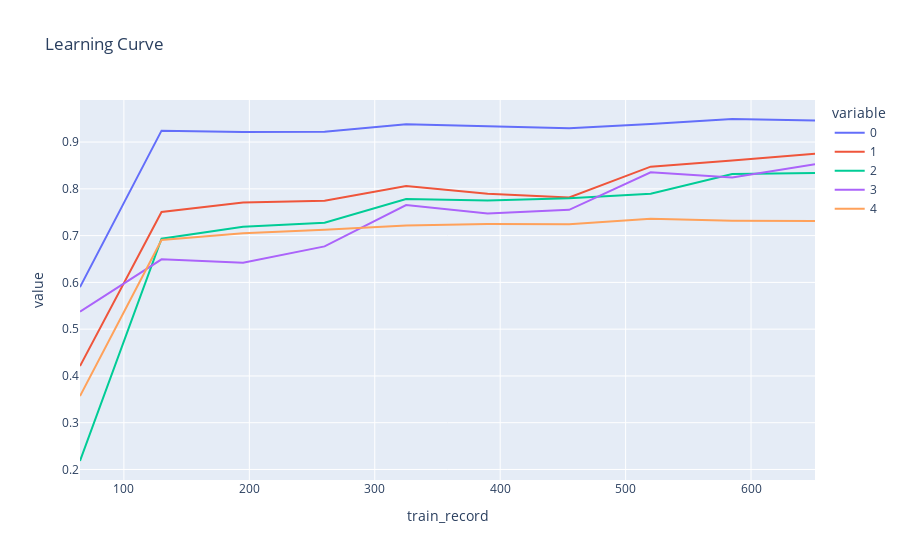

Source (notebook cell):
### Code cell
px.line(test_scores_df, x='train_record', y=[0,1,2,3,4], title='Learning Curve')

### Figure 1 — Plotly figure (JSON) as saved in the notebook; plotly's stock layout.template omitted (floating-point values rounded to 4 significant figures)
{"data": [{"hovertemplate": "variable=0<br>train_record=%{x}<br>value=%{y}<extra></extra>", "legendgroup": "0", "line": {"color": "#636efa", "dash": "solid"}, "marker": {"symbol": "circle"}, "mode": "lines", "name": "0", "orientation": "v", "showlegend": true, "type": "scatter", "x": [65, 130, 195, 260, 325, 390, 455, 520, 585, 651], "xaxis": "x", "y": [0.5899, 0.9244, 0.9216, 0.922, 0.938, 0.9345, 0.9298, 0.9387, 0.9493, 0.9462], "yaxis": "y"}, {"hovertemplate": "variable=1<br>train_record=%{x}<br>value=%{y}<extra></extra>", "legendgroup": "1", "line": {"color": "#EF553B", "dash": "solid"}, "marker": {"symbol": "circle"}, "mode": "lines", "name": "1", "orientation": "v", "showlegend": true, "type": "scatter", "x": [65, 130, 195, 260, 325, 390, 455, 520, 585, 651], "xaxis": "x", "y": [0.4211, 0.7504, 0.771, 0.7744, 0.806, 0.7897, 0.7817, 0.8475, 0.8608, 0.8752], "yaxis": "y"}, {"hovertemplate": "variable=2<br>train_record=%{x}<br>value=%{y}<extra></extra>", "legendgroup": "2", "line": {"color": "#00cc96", "dash": "solid"}, "marker": {"symbol": "circle"}, "mode": "lines", "name": "2", "orientation": "v", "showlegend": true, "type": "scatter", "x": [65, 130, 195, 260, 325, 390, 455, 520, 585, 651], "xaxis": "x", "y": [0.2181, 0.6934, 0.7192, 0.7277, 0.7783, 0.7753, 0.78, 0.7894, 0.8317, 0.8337], "yaxis": "y"}, {"hovertemplate": "variable=3<br>train_record=%{x}<br>value=%{y}<extra></extra>", "legendgroup": "3", "line": {"color": "#ab63fa", "dash": "solid"}, "marker": {"symbol": "circle"}, "mode": "lines", "name": "3", "orientation": "v", "showlegend": true, "type": "scatter", "x": [65, 130, 195, 260, 325, 390, 455, 520, 585, 651], "xaxis": "x", "y": [0.5375, 0.6494, 0.642, 0.677, 0.7653, 0.7475, 0.7551, 0.8352, 0.8242, 0.8526], "yaxis": "y"}, {"hovertemplate": "variable=4<br>train_record=%{x}<br>value=%{y}<extra></extra>", "legendgroup": "4", "line": {"color": "#FFA15A", "dash": "solid"}, "marker": {"symbol": "circle"}, "mode": "lines", "name": "4", "orientation": "v", "showlegend": true, "type": "scatter", "x": [65, 130, 195, 260, 325, 390, 455, 520, 585, 651], "xaxis": "x", "y": [0.3569, 0.6908, 0.7052, 0.7124, 0.7219, 0.7248, 0.7242, 0.7362, 0.7319, 0.7314], "yaxis": "y"}], "layout": {"legend": {"title": {"text": "variable"}, "tracegroupgap": 0}, "title": {"text": "Learning Curve"}, "xaxis": {"anchor": "y", "domain": [0, 1], "title": {"text": "train_record"}}, "yaxis": {"anchor": "x", "domain": [0, 1], "title": {"text": "value"}}}}
